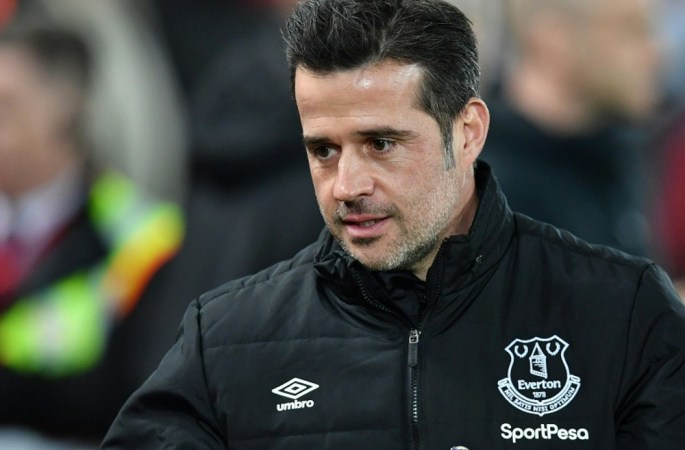
#> input picture img.jpg, 685 x 450 px
$ python face.py
#> lines starting #> are read from the running program, lines starting #| are printed output that depends on the picture; after the words box and inside, x2 and y2 are one past the last pixel; in counts of white or black regions, pixels touching at a corner belong together
import cv2

# Load the cascade
face_cascade = cv2.CascadeClassifier('face_detecte.xml')
# Read the input image
img = cv2.imread('img.jpg')
#> img is the input picture: shape (450, 685, 3); mean B, G, R 67.2, 72.3, 71.4
# Convert into grayscale
gray = cv2.cvtColor(img, cv2.COLOR_BGR2GRAY)
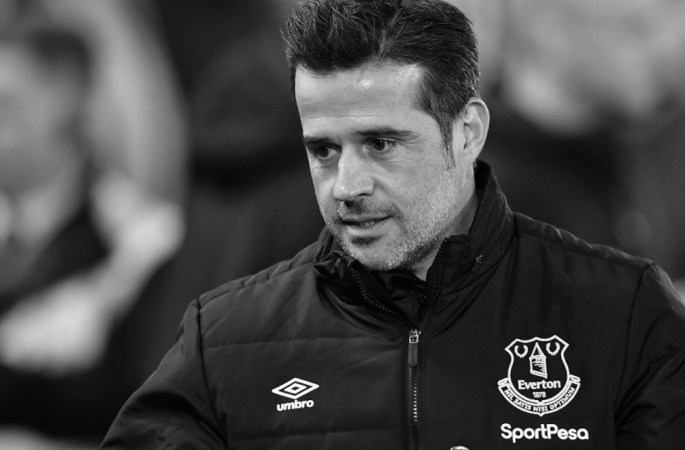
#> gray: shape (450, 685); min 0, max 254, mean 71.4
# Detect faces
faces = face_cascade.detectMultiScale(gray, 1.1, 4)
#> faces = [[264, 80, 183, 183]]
# Draw rectangle around the faces
for (x, y, w, h) in faces:
    cv2.rectangle(img, (x, y), (x+w, y+h), (255, 0, 0), 2)
#> this loop made 1 pass
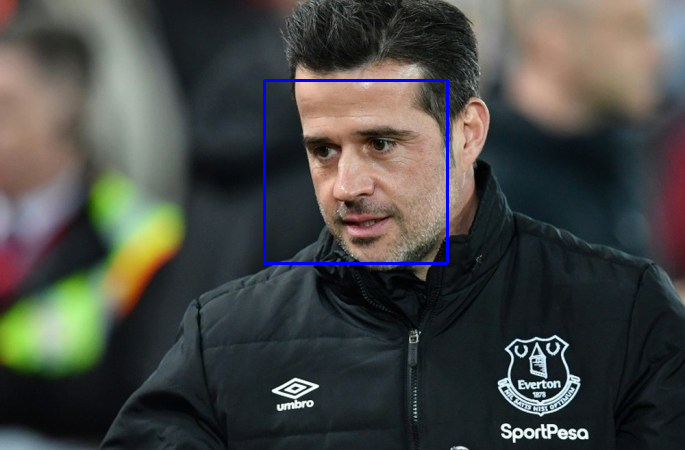
#> img: shape (450, 685, 3); 0.71% of pixels changed, all inside (x1, y1, x2, y2) = (263, 79, 449, 265)
# Display the output
cv2.imshow('img', img)
cv2.waitKey()

$ run again, with Tulips.jpg copied over img.jpg
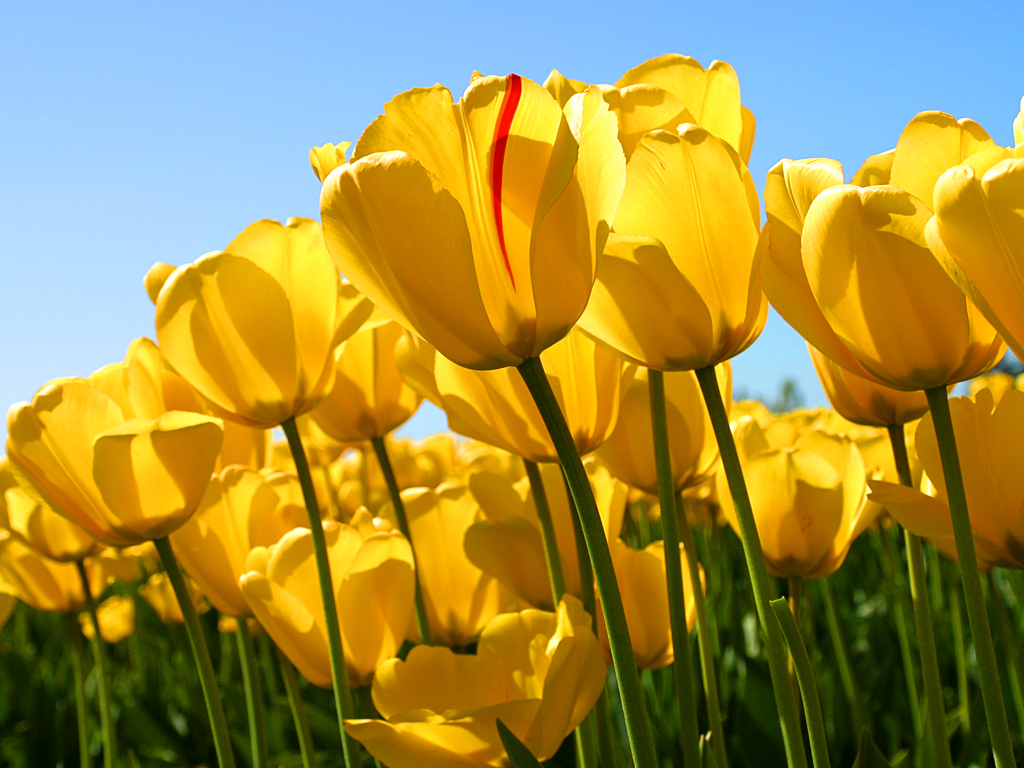
#> input picture Tulips.jpg, 1024 x 768 px
#> img is the input picture: shape (768, 1024, 3); mean B, G, R 66.7, 143.3, 161.3
#> `gray = cv2.cvtColor(img, cv2.COLOR_BGR2GRAY)`:
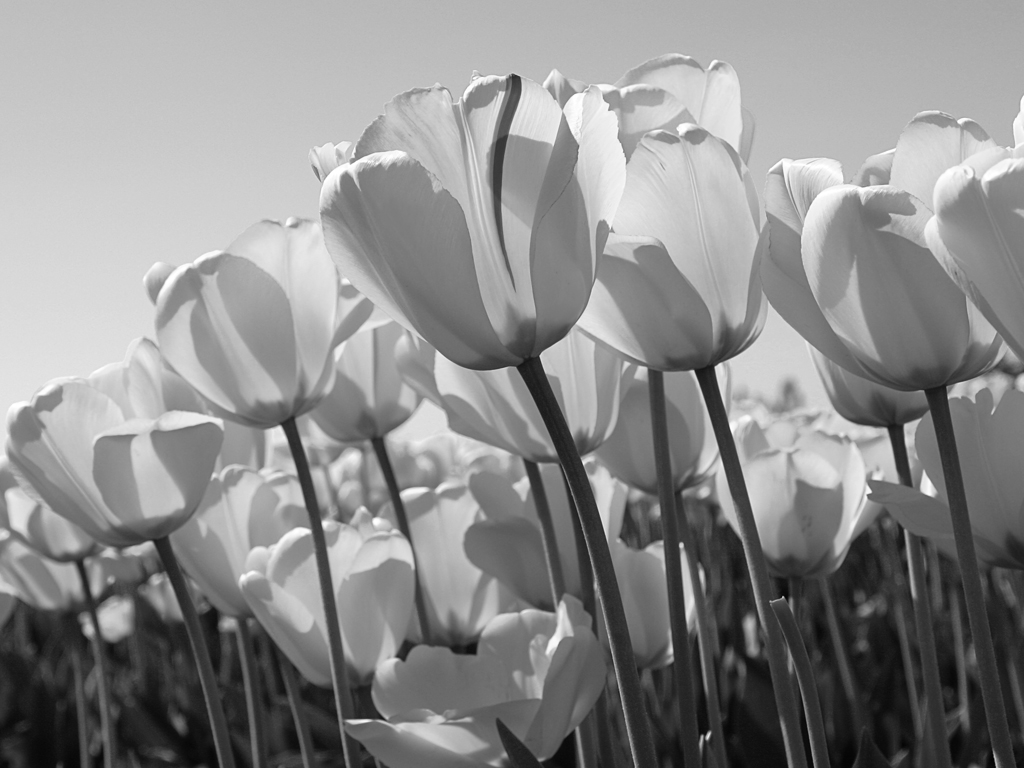
#> gray: shape (768, 1024); min 1, max 255, mean 139.9
#> faces = ()

$ run again, with baboon.jpg copied over img.jpg
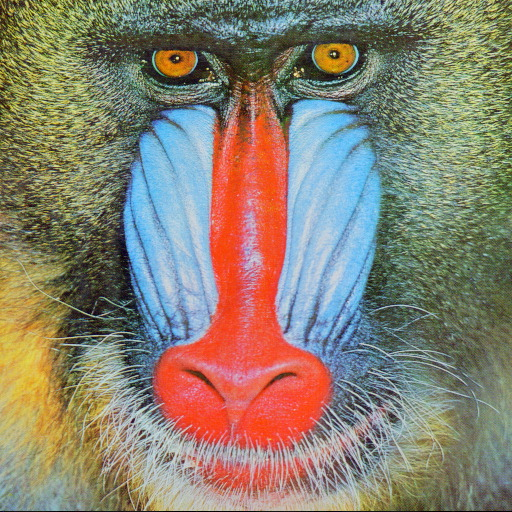
#> input picture baboon.jpg, 512 x 512 px
#> img is the input picture: shape (512, 512, 3); mean B, G, R 112.9, 129.1, 137.1
#> `gray = cv2.cvtColor(img, cv2.COLOR_BGR2GRAY)`:
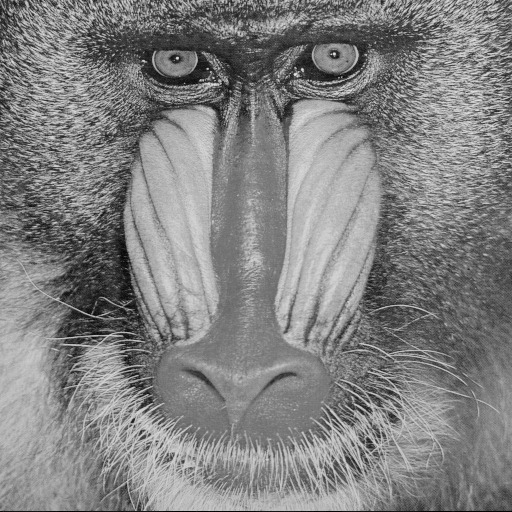
#> gray: shape (512, 512); min 0, max 234, mean 129.7
#> faces = ()

$ run again, with butterfly.jpg copied over img.jpg
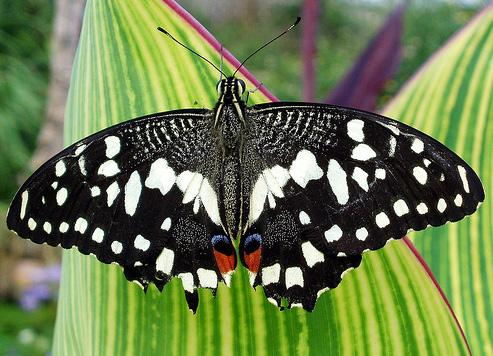
#> input picture butterfly.jpg, 493 x 356 px
#> img is the input picture: shape (356, 493, 3); mean B, G, R 77.2, 123.6, 107
#> `gray = cv2.cvtColor(img, cv2.COLOR_BGR2GRAY)`:
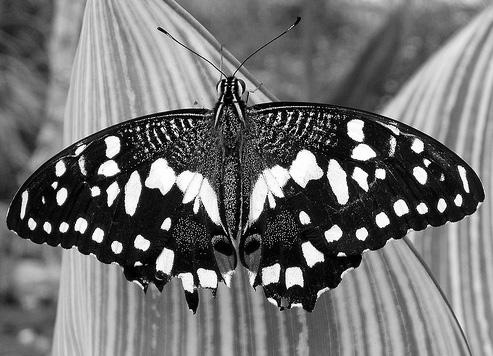
#> gray: shape (356, 493); min 0, max 255, mean 113.3
#> faces = ()
